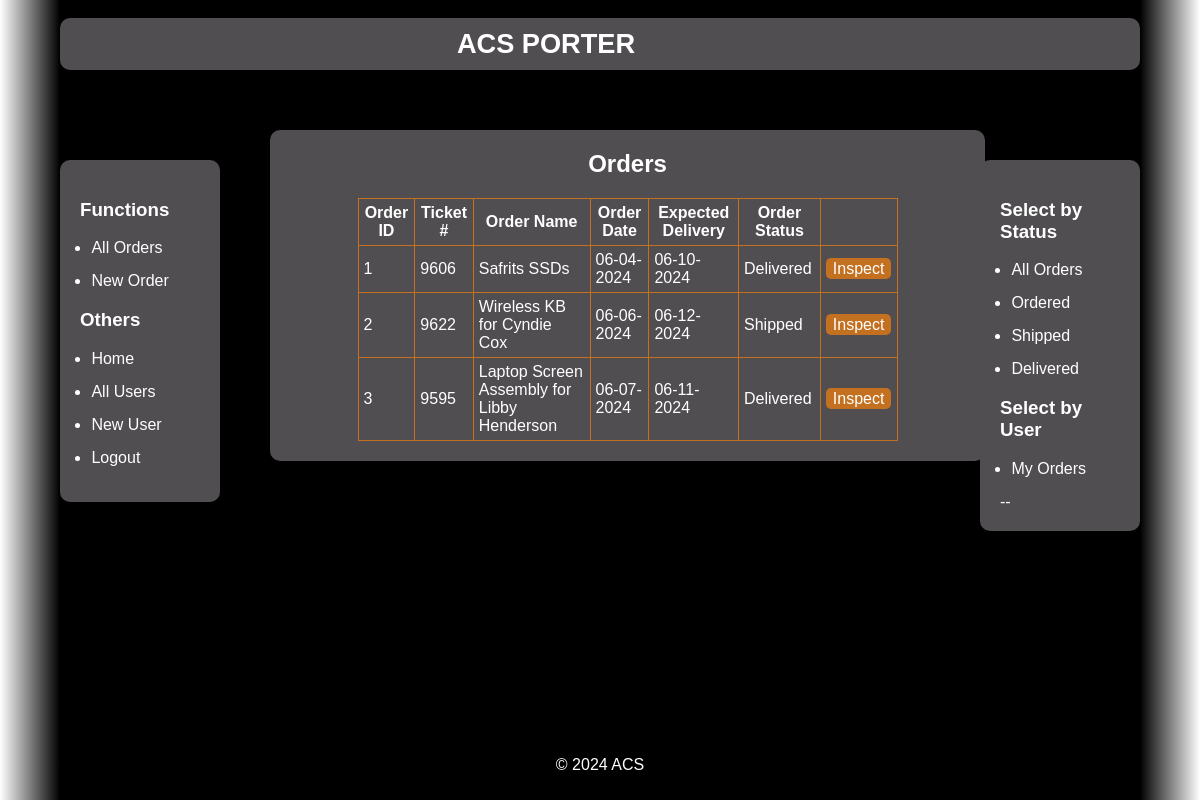
Screenshot of /user/1/orders/ (signed in) with the database file from the repository.
### app/models.py (models this page shows, shortened)
class Order(db.Model):
    id: so.Mapped[int] = db.Column(db.Integer, primary_key=True)
    user_id: so.Mapped[int] = db.Column(db.Integer, db.ForeignKey('user.id'))
    name: so.Mapped[str] = db.Column(db.String(120))
    ticket_number: so.Mapped[str] = db.Column(db.String(120))
    description: so.Mapped[str] = db.Column(db.String(1200))
    tracking_number: so.Mapped[str] = db.Column(db.String(120))
    date: so.Mapped[str] = db.Column(db.DateTime())
    expected_delivery: so.Mapped[str] = db.Column(db.DateTime())
    price: so.Mapped[str] = db.Column(db.String(120))
    status: so.Mapped[str] = db.Column(db.String(120))

### app/routes.py (the view)
@app.route('/user/<int:user_id>/orders/')
@login_required
def user_orders(user_id):
    porders = db.session.scalars(sa.select(Order).filter(Order.user_id == user_id)).all()
    return render_template('orders.html', title='User Orders', orders=porders)

### app/models.py (called while the page is built)
@login.user_loader
def load_user(id: int) -> User:
    return User.query.get(int(id))

### app/templates/orders.html (shortened to what this page needs)
﻿{% extends "base.html" %}
{% block content %}
    <div class="detailView">
        <h1>Orders</h1>
        <table>
            <tr>
                <th>Order ID</th>
                <th>Ticket #</th>
                <th>Order Name</th>
                <th>Order Date</th>
                <th>Expected Delivery</th>
                <th>Order Status</th>
                <th></th>
            </tr>
            {% for order in orders %}
                <tr>
                    <td>{{ order.id }}</td>
                    <td>{{ order.ticket_number }}</td>
                    <td>{{ order.name }}</td>
                    {% if order.date %}
                        <td>{{ order.date.strftime('%m-%d-%Y') }}</td>
                    {% else %}
                        <td>N/A</td>
                    {% endif %}
                    {% if order.expected_delivery %}
                        <td>{{ order.expected_delivery.strftime('%m-%d-%Y') }}</td>
                    {% else %}
                        <td>N/A</td>
                    {% endif %}
                    <td>{{ order.status }}</td>
                    <td><a class="inspectButton" href="{{ url_for('order', order_id=order.id) }}">Inspect</a></td>
                </tr>
            {% endfor %}
        </table>
    </div>
{% endblock %}

### app/static/css/standard.css (style rules this page uses)
html { background: linear-gradient(to right, white 0%, black 5%, black 95%, white 100%); }
body, h1, ul, li { margin: 0 auto; padding: 0; width: 90%; }
body { font-family: Arial, sans-serif; background-color: #000000; color: white; }
.container table { width: 80%; border-collapse: collapse; margin: 0 auto; border: 1px solid #C37020; border-radius: 5px; }
.container td, th { border: 1px solid #C37020; padding: 5px; }
.inspectButton { background-color: #C37020; color: white; padding: 2px 7px; border-radius: 5px; text-decoration: none; margin: 0 auto; }
.container h1 { text-align: center; margin-bottom: 20px; }
form, .detailView { margin: 0 auto; margin-right: 15%; width: 75%; background-color: #514E51; padding: 20px; border-radius: 10px; }

### rows the page displays
Order: id "1", ticket_number "9606", name "Safrits SSDs", date "06-04-2024", expected_delivery "06-10-2024", status "Delivered"
Order: id "2", ticket_number "9622", name "Wireless KB for Cyndie Cox", date "06-06-2024", expected_delivery "06-12-2024", status "Shipped"
Order: id "3", ticket_number "9595", name "Laptop Screen Assembly for Libby Henderson", date "06-07-2024", expected_delivery "06-11-2024", status "Delivered"
